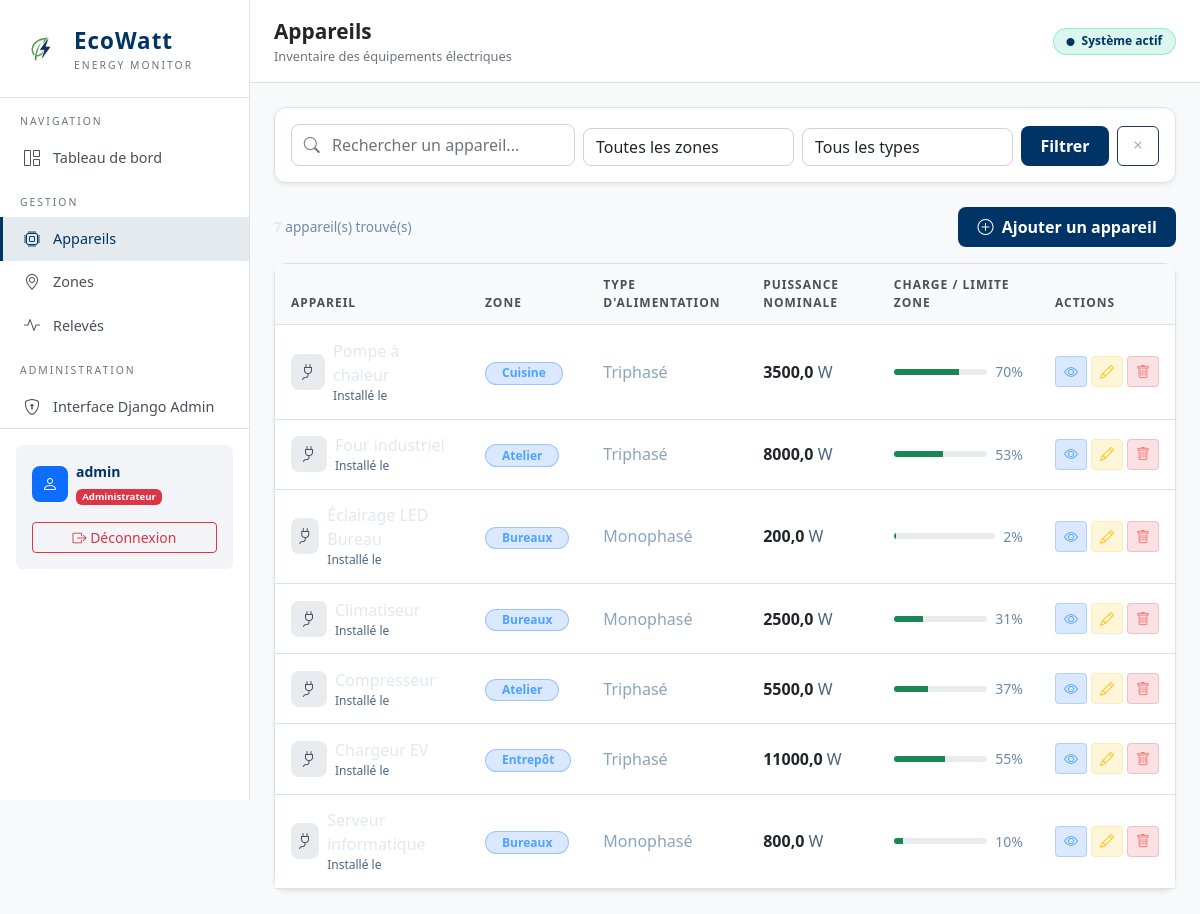
/appareils/ (signed in), run on the app's committed database.
### appareils/models.py (models this page shows, shortened)
class Appareil(models.Model):
    TYPE_ALIMENTATION_CHOICES = [
        ('monophase', 'Monophasé'),
        ('triphase', 'Triphasé'),
        ('solaire', 'Solaire'),
        ('batterie', 'Batterie'),
    ]
    nom = models.CharField(max_length=200)
    zone = models.ForeignKey(Zone, on_delete=models.CASCADE, related_name='appareils')
    type_alimentation = models.CharField(
        max_length=50,
        choices=TYPE_ALIMENTATION_CHOICES,
        default='monophase'
    )
    puissance_nominale = models.FloatField(help_text="Puissance nominale en Watts")
    date_installation = models.DateField(null=True, blank=True)
    class Meta:
        verbose_name = "Appareil"
        verbose_name_plural = "Appareils"

class Zone(models.Model):
    nom_zone = models.CharField(max_length=100)
    limite_puissance = models.FloatField(help_text="Limite de puissance en Watts")
    class Meta:
        verbose_name = "Zone"
        verbose_name_plural = "Zones"

### appareils/views.py (the view)
# urls.py: path('', views.liste_appareils, name='liste_appareils'),
@login_required
def liste_appareils(request):
    query = request.GET.get('q', '')
    zone_id = request.GET.get('zone', '')
    type_alim = request.GET.get('type_alimentation', '')
    appareils = Appareil.objects.select_related('zone').all()
    if query:
        appareils = appareils.filter(Q(nom__icontains=query))
    if zone_id:
        appareils = appareils.filter(zone__id=zone_id)
    if type_alim:
        appareils = appareils.filter(type_alimentation=type_alim)
    zones = Zone.objects.all()
    context = {
        'appareils': appareils,
        'zones': zones,
        'query': query,
        'zone_id': zone_id,
        'type_alim': type_alim,
        'type_choices': Appareil.TYPE_ALIMENTATION_CHOICES,
    }
    return render(request, 'appareils/liste.html', context)

### templates/appareils/liste.html (shortened to what this page needs)
{% extends 'base.html' %}
{% block page_title %}Appareils{% endblock %}
{% block page_subtitle %}Inventaire des équipements électriques{% endblock %}
{% block content %}
<div class="card mb-4">
    <div class="card-body p-3">
        <form method="GET" class="row g-2 align-items-end">
            <div class="col-md-4">
                <div class="search-wrapper">
                    <i class="bi bi-search"></i>
                    <input type="text" name="q" value="{{ query }}" class="form-control search-input" placeholder="Rechercher un appareil...">
                </div>
            </div>
            <div class="col-md-3">
                <select name="zone" class="form-select">
                    <option value="">Toutes les zones</option>
                </select>
            </div>
            <div class="col-md-3">
                <select name="type_alimentation" class="form-select">
                    <option value="">Tous les types</option>
                </select>
            </div>
            <div class="col-md-2 d-flex gap-2">
                <button type="submit" class="btn btn-eco w-100">Filtrer</button>
                <a href="{% url 'liste_appareils' %}" class="btn" style="background:rgba(255,255,255,0.06);color:#8aa3bf;border:1px solid #1e3a5f;">
                    <i class="bi bi-x"></i>
                </a>
            </div>
        </form>
    </div>
</div>
<div class="d-flex justify-content-between align-items-center mb-3">
    <div style="color:#6c8aad;font-size:0.85rem">
        <strong style="color:#e0e8f0">{{ appareils|length }}</strong> appareil(s) trouvé(s)
    </div>
    <a href="{% url 'ajouter_appareil' %}" class="btn btn-eco admin-only">
        <i class="bi bi-plus-circle me-1"></i> Ajouter un appareil
    </a>
</div>
<div class="card">
    <div class="card-body p-0">
        {% if appareils %}
        <div class="table-responsive">
            <table class="table mb-0">
                <thead>
                    <tr>
                        <th>Appareil</th>
                        <th>Zone</th>
                        <th>Type d'alimentation</th>
                        <th>Puissance nominale</th>
                        <th>Charge / Limite zone</th>
                        <th class="admin-only">Actions</th>
                    </tr>
                </thead>
                <tbody>
                    {% for appareil in appareils %}
                    <tr>
                        <td>
                            <div class="d-flex align-items-center gap-2">
                                <div class="device-avatar"><i class="bi bi-plug"></i></div>
                                <div>
                                    <a href="{% url 'detail_appareil' appareil.id %}" style="color:#e0e8f0;text-decoration:none;font-weight:500;">
                                        {{ appareil.nom }}
                                    </a>
                                    <div style="font-size:0.75rem;color:#4a6580">Installé le {{ appareil.date_installation|date:"d/m/Y" }}</div>
                                </div>
                            </div>
                        </td>
                        <td>
                            <span class="badge rounded-pill px-3" style="background:rgba(13,110,253,0.15);color:#4da3ff;border:1px solid rgba(13,110,253,0.3);">
                                {{ appareil.zone.nom_zone }}
                            </span>
                        </td>
                        <td style="color:#8aa3bf">{{ appareil.get_type_alimentation_display }}</td>
                        <td><strong>{{ appareil.puissance_nominale }}</strong> <span style="color:#4a6580">W</span></td>
                        <td style="min-width:150px">
                            {% with pct=appareil.puissance_nominale %}
                            {% widthratio appareil.puissance_nominale appareil.zone.limite_puissance 100 as bar_pct %}
                            <div class="d-flex align-items-center gap-2">
                                <div class="progress flex-grow-1" style="height:6px">
                                    <div class="progress-bar {% if bar_pct > 80 %}bg-danger{% elif bar_pct > 50 %}bg-warning{% else %}bg-success{% endif %}"
                                         style="width:{{ bar_pct }}%"></div>
                                </div>
                                <small style="color:#6c8aad;white-space:nowrap">{{ bar_pct }}%</small>
                            </div>
                            {% endwith %}
                        </td>
                        <td class="admin-only">
                            <div class="d-flex gap-1">
                                <a href="{% url 'detail_appareil' appareil.id %}" class="btn btn-sm" style="background:rgba(13,110,253,0.15);color:#4da3ff;border:1px solid rgba(13,110,253,0.2);" title="Détail">
                                    <i class="bi bi-eye"></i>
                                </a>
                                <a href="{% url 'modifier_appareil' appareil.id %}" class="btn btn-sm admin-only" style="background:rgba(255,193,7,0.15);color:#ffc107;border:1px solid rgba(255,193,7,0.2);" title="Modifier">
                                    <i class="bi bi-pencil"></i>
                                </a>
                                <a href="{% url 'supprimer_appareil' appareil.id %}" class="btn btn-sm admin-only" style="background:rgba(220,53,69,0.15);color:#f87171;border:1px solid rgba(220,53,69,0.2);" title="Supprimer"
                                   onclick="return confirm('Supprimer {{ appareil.nom }} ?')">
                                    <i class="bi bi-trash"></i>
                                </a>
                            </div>
                        </td>
                    </tr>
                    {% endfor %}
                </tbody>
            </table>
        </div>
        {% else %}
        <div class="text-center py-5">
            <i class="bi bi-cpu" style="font-size:3rem;color:#1e3a5f;"></i>
            <p class="mt-3" style="color:#4a6580;">Aucun appareil trouvé</p>
            <a href="{% url 'ajouter_appareil' %}" class="btn btn-eco mt-2">+ Ajouter un appareil</a>
        </div>
        {% endif %}
    </div>
</div>
{% endblock %}

### templates/base.html (shortened to what this page needs)
{% load static %}
<!DOCTYPE html>
<html lang="fr">
<head>
    <link href="https://cdn.jsdelivr.net/npm/bootstrap@5.3.0/dist/css/bootstrap.min.css" rel="stylesheet">
    <link href="https://cdn.jsdelivr.net/npm/bootstrap-icons@1.11.0/font/bootstrap-icons.css" rel="stylesheet">
</head>
<body class="{% if user.is_staff %}role-admin{% endif %}">
<nav class="sidebar">
    <a href="/" class="sidebar-brand text-decoration-none">
        <img src="{% static 'images/logo.png' %}" alt="EcoWatt Logo" class="brand-logo">
        <div>
            <div class="brand-name">EcoWatt</div>
            <div class="brand-sub">Energy Monitor</div>
        </div>
    </a>
    <div class="nav-section-title">Navigation</div>
    <ul class="nav flex-column">
        <li class="nav-item">
            <a href="{% url 'home' %}" class="nav-link {% if request.resolver_match.url_name == 'home' %}active{% endif %}">
                <i class="bi bi-grid-1x2"></i> Tableau de bord
            </a>
        </li>
    </ul>
    <div class="nav-section-title">Gestion</div>
    <ul class="nav flex-column">
        <li class="nav-item">
            <a href="{% url 'liste_appareils' %}" class="nav-link {% if 'appareils' in request.path and 'zones' not in request.path %}active{% endif %}">
                <i class="bi bi-cpu"></i> Appareils
            </a>
        </li>
        <li class="nav-item">
            <a href="{% url 'liste_zones' %}" class="nav-link {% if 'zones' in request.path %}active{% endif %}">
                <i class="bi bi-geo-alt"></i> Zones
            </a>
        </li>
        <li class="nav-item">
            <a href="{% url 'liste_releves' %}" class="nav-link {% if 'releves' in request.path %}active{% endif %}">
                <i class="bi bi-activity"></i> Relevés
            </a>
        </li>
    </ul>
    {% if user.is_staff %}
    <div class="nav-section-title">Administration</div>
    <ul class="nav flex-column">
        <li class="nav-item">
            <a href="/admin/" class="nav-link">
                <i class="bi bi-shield-lock"></i> Interface Django Admin
            </a>
        </li>
    </ul>
    {% endif %}
    <div class="mt-auto p-3" style="border-top: 1px solid var(--eco-border);">
        <div class="p-3 rounded" style="background: rgba(0,51,102,0.05);">
            <div class="d-flex align-items-center gap-2 mb-2">
                <div class="device-avatar bg-primary text-white">
                    <i class="bi bi-person"></i>
                </div>
                <div>
                    <div class="small fw-bold" style="color: var(--eco-green);">{{ user.username }}</div>
                    <div class="badge {% if user.is_staff %}bg-danger{% else %}bg-info{% endif %}" style="font-size: 0.6rem;">
                        {% if user.is_staff %}Administrateur{% else %}Consultant{% endif %}
                    </div>
                </div>
            </div>
            <a href="{% url 'logout' %}" class="btn btn-sm btn-outline-danger w-100 mt-2">
                <i class="bi bi-box-arrow-right"></i> Déconnexion
            </a>
        </div>
    </div>
</nav>
<div class="main-content">
    <div class="topbar d-flex justify-content-between align-items-center">
        <div>
            <div class="page-title">{% block page_title %}EcoWatt{% endblock %}</div>
            <div class="page-subtitle">{% block page_subtitle %}Système de suivi de consommation électrique{% endblock %}</div>
        </div>
        <div class="d-flex align-items-center gap-3">
            <span class="badge" style="background:rgba(0,200,150,0.15);color:var(--eco-green);border:1px solid rgba(0,200,150,0.3);padding:0.4rem 0.8rem;border-radius:20px;font-size:0.75rem;">
                <i class="bi bi-circle-fill me-1" style="font-size:0.5rem;"></i> Système actif
            </span>
        </div>
    </div>
    <div class="page-content">
        {% block content %}{% endblock %}
    </div>
</div>
</body>
</html>

### templates/base.html (style rules this page uses)
:root { --eco-green: #003366; --eco-dark: #f8f9fa; --eco-blue: #0d6efd; --eco-orange: #fd7e14; --eco-card: #ffffff; --eco-border: #dee2e6; }
body { background-color: var(--eco-dark); color: #212529; font-family: 'Segoe UI', system-ui, sans-serif; min-height: 100vh; }
.sidebar { background: #ffffff; border-right: 1px solid var(--eco-border); min-height: 100vh; width: 250px; position: fixed; top: 0; left: 0; z-index: 100; padding-top: 0; }
.sidebar-brand { padding: 1.5rem 1.25rem; border-bottom: 1px solid var(--eco-border); display: flex; align-items: center; gap: 0.75rem; }
.brand-logo { width: 42px; height: 42px; object-fit: contain; border-radius: 8px; }
.brand-name { font-size: 1.4rem; font-weight: 700; color: var(--eco-green); letter-spacing: 1px; }
.brand-sub { font-size: 0.65rem; color: #6c757d; letter-spacing: 2px; text-transform: uppercase; }
.nav-section-title { font-size: 0.65rem; text-transform: uppercase; letter-spacing: 2px; color: #6c757d; padding: 1rem 1.25rem 0.4rem; }
.sidebar .nav-link { color: #495057; padding: 0.6rem 1.25rem; border-radius: 0; display: flex; align-items: center; gap: 0.75rem; font-size: 0.9rem; transition: all 0.2s; border-left: 3px solid transparent; }
.sidebar .nav-link:hover, .sidebar .nav-link.active { color: var(--eco-green); background: rgba(0, 51, 102, 0.1); border-left-color: var(--eco-green); }
.sidebar .nav-link i { width: 18px; text-align: center; font-size: 1rem; }
.main-content { margin-left: 250px; min-height: 100vh; background: var(--eco-dark); }
.topbar { background: #ffffff; border-bottom: 1px solid var(--eco-border); padding: 1rem 1.5rem; position: sticky; top: 0; z-index: 50; }
.page-content { padding: 1.5rem; }
.card { background: var(--eco-card); border: 1px solid var(--eco-border); border-radius: 12px; color: #212529; box-shadow: 0 0.125rem 0.25rem rgba(0, 0, 0, 0.075); }
.table { color: #212529; border-color: var(--eco-border); margin-bottom: 0; }
.table th { color: #495057; font-size: 0.75rem; text-transform: uppercase; letter-spacing: 1px; border-color: var(--eco-border); font-weight: 600; padding: 0.75rem 1rem; background: #f8f9fa; }
.table td { border-color: var(--eco-border); padding: 0.85rem 1rem; vertical-align: middle; }
.progress { background: #e9ecef; border-radius: 20px; height: 8px; }
.progress-bar { background-color: var(--eco-green); }
.form-control, .form-select { background: #ffffff; border: 1px solid #ced4da; color: #212529; border-radius: 8px; }
.form-control::placeholder { color: #6c757d; }
.form-select option { background: #ffffff; color: #212529; }
.btn-eco { background: var(--eco-green); color: #ffffff; border: none; font-weight: 600; border-radius: 8px; padding: 0.5rem 1.2rem; transition: all 0.2s; }
.search-input { background: #ffffff; border: 1px solid #ced4da; color: #212529; border-radius: 8px; padding: 0.5rem 1rem 0.5rem 2.5rem; }
.search-wrapper { position: relative; }
.search-wrapper i { position: absolute; left: 0.8rem; top: 50%; transform: translateY(-50%); color: #6c757d; }
.device-avatar { width: 36px; height: 36px; background: #e9ecef; color: #495057; border-radius: 8px; display: flex; align-items: center; justify-content: center; font-size: 1rem; }
.page-title { font-size: 1.3rem; font-weight: 700; color: #212529; }
.page-subtitle { font-size: 0.8rem; color: #6c757d; }
.admin-only { display: none !important; }
body.role-admin .admin-only { display: block !important; }
body.role-admin th.admin-only { display: table-cell !important; }
body.role-admin td.admin-only { display: table-cell !important; }
body.role-admin div.admin-only, body.role-admin a.admin-only { display: flex !important; }
body.role-admin a.btn.admin-only { display: inline-block !important; }

### data on the page
Appareil: nom "Pompe à chaleur", zone.nom_zone "Cuisine", type_alimentation "Triphasé", puissance_nominale "3500,0", bar_pct "70"
Appareil: nom "Four industriel", zone.nom_zone "Atelier", type_alimentation "Triphasé", puissance_nominale "8000,0", bar_pct "53"
Appareil: nom "Éclairage LED Bureau", zone.nom_zone "Bureaux", type_alimentation "Monophasé", puissance_nominale "200,0", bar_pct "2"
Appareil: nom "Climatiseur", zone.nom_zone "Bureaux", type_alimentation "Monophasé", puissance_nominale "2500,0", bar_pct "31"
Appareil: nom "Compresseur", zone.nom_zone "Atelier", type_alimentation "Triphasé", puissance_nominale "5500,0", bar_pct "37"
Appareil: nom "Chargeur EV", zone.nom_zone "Entrepôt", type_alimentation "Triphasé", puissance_nominale "11000,0", bar_pct "55"
Appareil: nom "Serveur informatique", zone.nom_zone "Bureaux", type_alimentation "Monophasé", puissance_nominale "800,0", bar_pct "10"

### other printed values
{{ user.username }} "admin"
